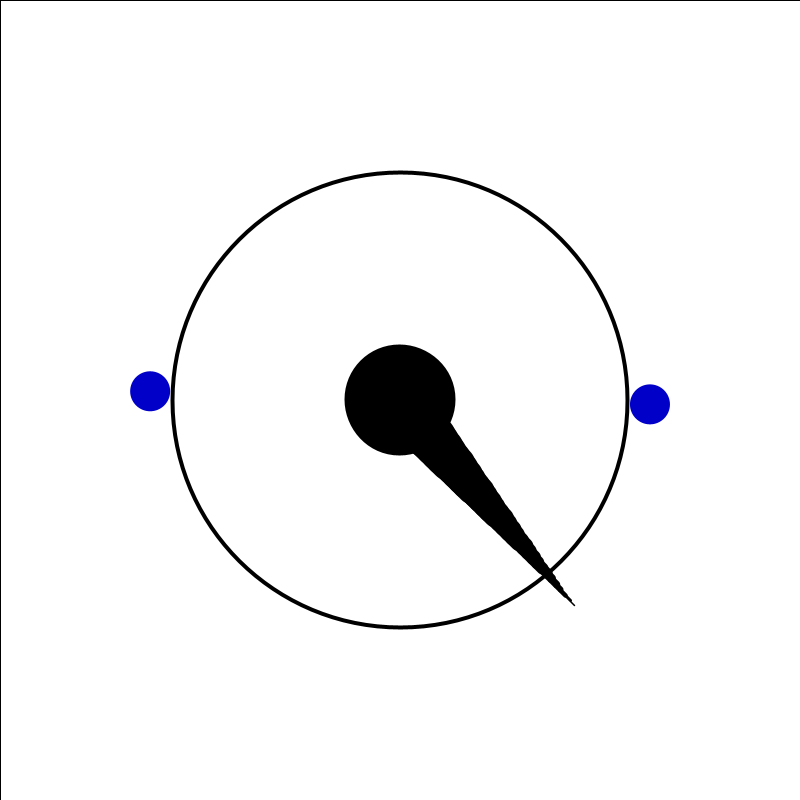
Frame 1 (no input)
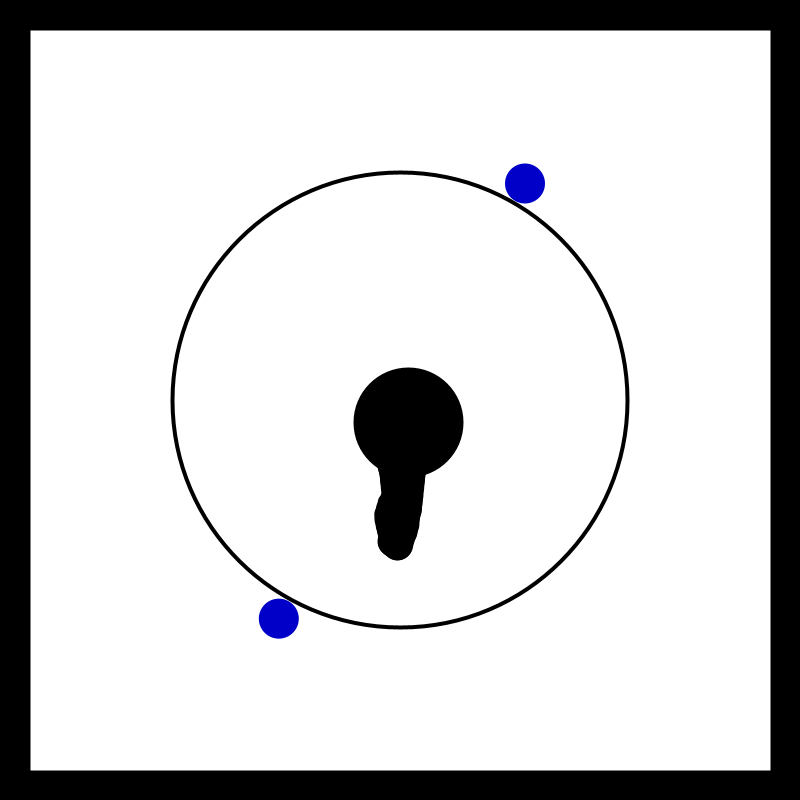
Frame 60 (the mouse pressed at the canvas centre just before this capture)
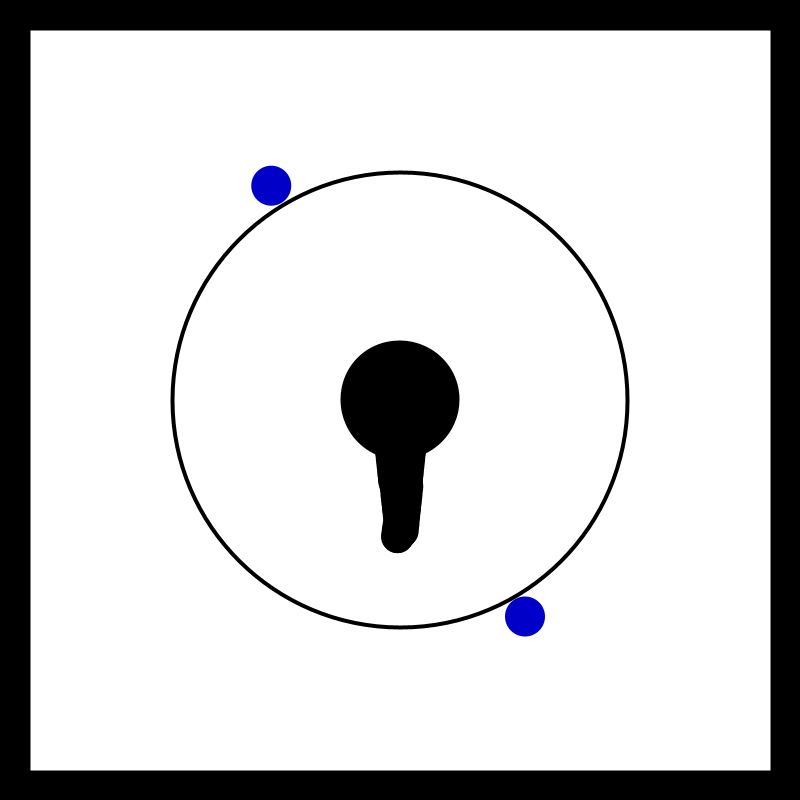
Frame 120 (the mouse held since frame 60 and released just before this capture)

The Processing sketch that drew these frames (run headless with seeded random() and noise(); from frame 60 on, the mouse is pressed at the canvas centre):

// Processing sketch: processing_57861
// ── processing_57861.pde

float a, b, anglur, angles, friction,s,s2,vx,vy,speed;
Circle circle = new Circle();
boolean hold;
float spring, targetA,targetB,gravity,targetX,targetY;

int numSegments = 40;
float[] x = new float[numSegments];
float[] y = new float[numSegments];
float[] angle = new float[numSegments];
float segLength = 6.5;
Ball[] balls = new Ball[2];


void setup() {
  size(800,800);
  a = width/2;
  b = height/2;
  speed = 3;
  s = 40;
  s2 = 455;
  vx = 0;
  vy = 0;
  smooth();
  hold = false;
  spring = 0.1;
  targetA = width/2;
  targetB = height/2;
  friction = .85;
  gravity = .8;
  x[x.length-1] = width/2;
  y[x.length-1] = height/2;
  
  balls[0] = new Ball(width/2 - 2, 648);
  balls[1] = new Ball(width/2 - 2, 152);
 
}


void draw() {
  background(255);
  fill(255, 50);
  rect(0,0,width,height);
  fill(255);
  stroke(0);
  strokeWeight(4);
  ellipse(targetA,targetB,s2,s2);
  noStroke();
  noFill();
  
  
  for(int i=0; i < 2; i++) {

    anglur += 1;
    balls[0].xx = cos(radians(anglur)) * 250 + width/2;
    balls[0].yy = sin(radians(anglur)) * 250 + height/2;
    balls[1].xx = -cos(radians(anglur)) * 250 + width/2;
    balls[1].yy = -sin(radians(anglur)) * 250 + height/2;
    fill(0,0,200);
    ellipse(balls[i].xx,balls[i].yy,40,40);
    noFill();
    
    if (!hold && dist(a,b,balls[i].xx,balls[i].yy) < s/2) {
      println("slickness");
      
    }
  }
   reachSegment(0, a, b);
  for(int i=1; i<numSegments; i++) {
    reachSegment(i, targetX, targetY);
  }
  for(int i=x.length-1; i>=1; i--) {
    positionSegment(i, i-1);
  } 
  for(int i=0; i<x.length; i++) {
    segment(x[i], y[i], angle[i],(i+1)*1.5);
  }
  circle.display();
  circle.grab();
  
  
  
}


class Ball {
  
  float xx, yy;
  
  Ball(float x1, float y1) {
    this.xx = x1;
    this.yy = y1;
  }
  
}



void positionSegment(int a, int b) {
  x[b] = x[a] + cos(angle[a]) * segLength;
  y[b] = y[a] + sin(angle[a]) * segLength; 
  y[b] += gravity;
}

void reachSegment(int i, float xin, float yin) {
  float dx = xin - x[i];
  float dy = yin - y[i];
  angle[i] = atan2(dy, dx);
  targetX = xin - cos(angle[i]) * segLength;
  targetY = yin - sin(angle[i]) * segLength;
}

void segment(float x, float y, float a, float sw) {

  stroke(0);
  strokeWeight(sw);
  pushMatrix();
  translate(x, y);
  rotate(a);
  line(0, 0, segLength, 0);
  popMatrix();
}


class Circle {
  float dx, dy, ax, ay;
  Circle() { 
  }
  
  void display() {
    angles += speed;
    s = sin(radians(angles)) * 10 + 50;
    fill(0);
    ellipse(a,b,s,s);
  }
  
  void grab() {
    
  a += vx;
  b += vy;
  vx += ax;
  vy += ay;
  vx *= friction;
  vy *= friction;
  dx = targetX - a;
  dy = targetY - b;
  ax = dx * spring;
  ay = dy * spring;
    
    if (mousePressed) {
    if (dist(mouseX,mouseY,a,b) < 40) {
        a = mouseX;
        b = mouseY;
        hold = true;
      }
      
    if (hold) {
      if(dist(mouseX,mouseY,a,b) < 220) {
        a = mouseX;
        b = mouseY;
        speed += .06;
      }
      
    float dd = dist(targetA,targetB,a,b);
    if (dd > 290) {
      hold = false;
    }
    }
    }
    
    else {
        hold = false;
        speed -= .06;
      }
    if (vx < .03 && vx > -.03) {
      vx = 0;
      vy = 0;
    }
    
    if (speed < 3) {
    speed = 3;
    }    
    
    if (speed > 15) {
    speed = 15;
    } 
  }
  
  
}
